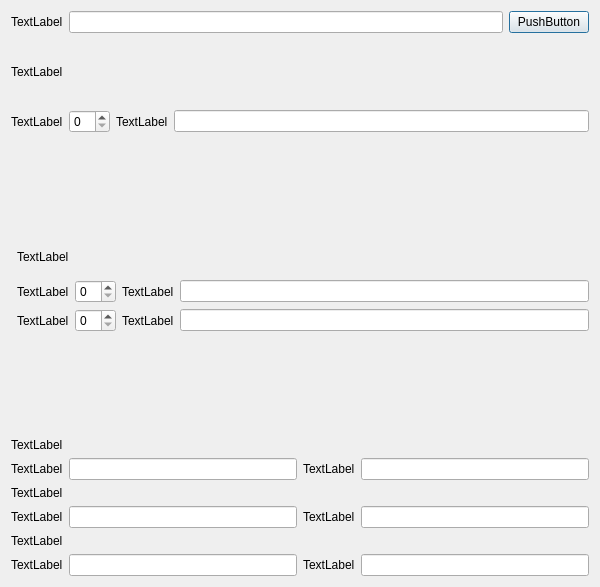
<?xml version="1.0" encoding="UTF-8"?>
<ui version="4.0">
 <class>SystemSettingClass</class>
 <widget class="QDialog" name="SystemSettingClass">
  <property name="geometry">
   <rect>
    <x>0</x>
    <y>0</y>
    <width>600</width>
    <height>587</height>
   </rect>
  </property>
  <property name="windowTitle">
   <string>SystemSetting</string>
  </property>
  <layout class="QGridLayout" name="gridLayout">
   <item row="0" column="0" colspan="2">
    <layout class="QHBoxLayout" name="horizontalLayout">
     <item>
      <widget class="QLabel" name="label">
       <property name="text">
        <string>TextLabel</string>
       </property>
      </widget>
     </item>
     <item>
      <widget class="QLineEdit" name="lineEdit_7"/>
     </item>
     <item>
      <widget class="QPushButton" name="pushButton">
       <property name="text">
        <string>PushButton</string>
       </property>
      </widget>
     </item>
    </layout>
   </item>
   <item row="1" column="0" colspan="2">
    <layout class="QVBoxLayout" name="verticalLayout_3">
     <item>
      <widget class="QLabel" name="label_2">
       <property name="text">
        <string>TextLabel</string>
       </property>
      </widget>
     </item>
     <item>
      <layout class="QHBoxLayout" name="horizontalLayout_2">
       <item>
        <widget class="QLabel" name="label_3">
         <property name="text">
          <string>TextLabel</string>
         </property>
        </widget>
       </item>
       <item>
        <widget class="QSpinBox" name="spinBox"/>
       </item>
       <item>
        <widget class="QLabel" name="label_4">
         <property name="text">
          <string>TextLabel</string>
         </property>
        </widget>
       </item>
       <item>
        <widget class="QLineEdit" name="lineEdit_8"/>
       </item>
      </layout>
     </item>
    </layout>
   </item>
   <item row="2" column="0">
    <layout class="QVBoxLayout" name="verticalLayout_2">
     <item>
      <widget class="QWidget" name="widget_3" native="true"/>
     </item>
     <item>
      <widget class="QWidget" name="widget_4" native="true"/>
     </item>
    </layout>
   </item>
   <item row="3" column="1">
    <layout class="QVBoxLayout" name="verticalLayout_4">
     <item>
      <widget class="QLabel" name="label_5">
       <property name="text">
        <string>TextLabel</string>
       </property>
      </widget>
     </item>
     <item>
      <layout class="QHBoxLayout" name="horizontalLayout_3">
       <item>
        <widget class="QLabel" name="label_17">
         <property name="text">
          <string>TextLabel</string>
         </property>
        </widget>
       </item>
       <item>
        <widget class="QSpinBox" name="spinBox_2"/>
       </item>
       <item>
        <widget class="QLabel" name="label_18">
         <property name="text">
          <string>TextLabel</string>
         </property>
        </widget>
       </item>
       <item>
        <widget class="QLineEdit" name="lineEdit_9"/>
       </item>
      </layout>
     </item>
     <item>
      <layout class="QHBoxLayout" name="horizontalLayout_4">
       <item>
        <widget class="QLabel" name="label_20">
         <property name="text">
          <string>TextLabel</string>
         </property>
        </widget>
       </item>
       <item>
        <widget class="QSpinBox" name="spinBox_3"/>
       </item>
       <item>
        <widget class="QLabel" name="label_19">
         <property name="text">
          <string>TextLabel</string>
         </property>
        </widget>
       </item>
       <item>
        <widget class="QLineEdit" name="lineEdit_10"/>
       </item>
      </layout>
     </item>
    </layout>
   </item>
   <item row="4" column="0">
    <layout class="QVBoxLayout" name="verticalLayout">
     <item>
      <widget class="QWidget" name="widget" native="true"/>
     </item>
     <item>
      <widget class="QWidget" name="widget_2" native="true"/>
     </item>
    </layout>
   </item>
   <item row="5" column="0" colspan="2">
    <layout class="QVBoxLayout" name="verticalLayout_8">
     <item>
      <layout class="QVBoxLayout" name="verticalLayout_5">
       <item>
        <widget class="QLabel" name="label_8">
         <property name="text">
          <string>TextLabel</string>
         </property>
        </widget>
       </item>
       <item>
        <layout class="QHBoxLayout" name="horizontalLayout_5">
         <item>
          <widget class="QLabel" name="label_9">
           <property name="text">
            <string>TextLabel</string>
           </property>
          </widget>
         </item>
         <item>
          <widget class="QLineEdit" name="lineEdit"/>
         </item>
         <item>
          <widget class="QLabel" name="label_10">
           <property name="text">
            <string>TextLabel</string>
           </property>
          </widget>
         </item>
         <item>
          <widget class="QLineEdit" name="lineEdit_2"/>
         </item>
        </layout>
       </item>
      </layout>
     </item>
     <item>
      <layout class="QVBoxLayout" name="verticalLayout_6">
       <item>
        <widget class="QLabel" name="label_11">
         <property name="text">
          <string>TextLabel</string>
         </property>
        </widget>
       </item>
       <item>
        <layout class="QHBoxLayout" name="horizontalLayout_6">
         <item>
          <widget class="QLabel" name="label_12">
           <property name="text">
            <string>TextLabel</string>
           </property>
          </widget>
         </item>
         <item>
          <widget class="QLineEdit" name="lineEdit_4"/>
         </item>
         <item>
          <widget class="QLabel" name="label_13">
           <property name="text">
            <string>TextLabel</string>
           </property>
          </widget>
         </item>
         <item>
          <widget class="QLineEdit" name="lineEdit_3"/>
         </item>
        </layout>
       </item>
      </layout>
     </item>
     <item>
      <layout class="QVBoxLayout" name="verticalLayout_7">
       <item>
        <widget class="QLabel" name="label_15">
         <property name="text">
          <string>TextLabel</string>
         </property>
        </widget>
       </item>
       <item>
        <layout class="QHBoxLayout" name="horizontalLayout_7">
         <item>
          <widget class="QLabel" name="label_16">
           <property name="text">
            <string>TextLabel</string>
           </property>
          </widget>
         </item>
         <item>
          <widget class="QLineEdit" name="lineEdit_6"/>
         </item>
         <item>
          <widget class="QLabel" name="label_14">
           <property name="text">
            <string>TextLabel</string>
           </property>
          </widget>
         </item>
         <item>
          <widget class="QLineEdit" name="lineEdit_5"/>
         </item>
        </layout>
       </item>
      </layout>
     </item>
    </layout>
   </item>
  </layout>
 </widget>
 <layoutdefault spacing="6" margin="11"/>
 <resources/>
 <connections/>
</ui>
